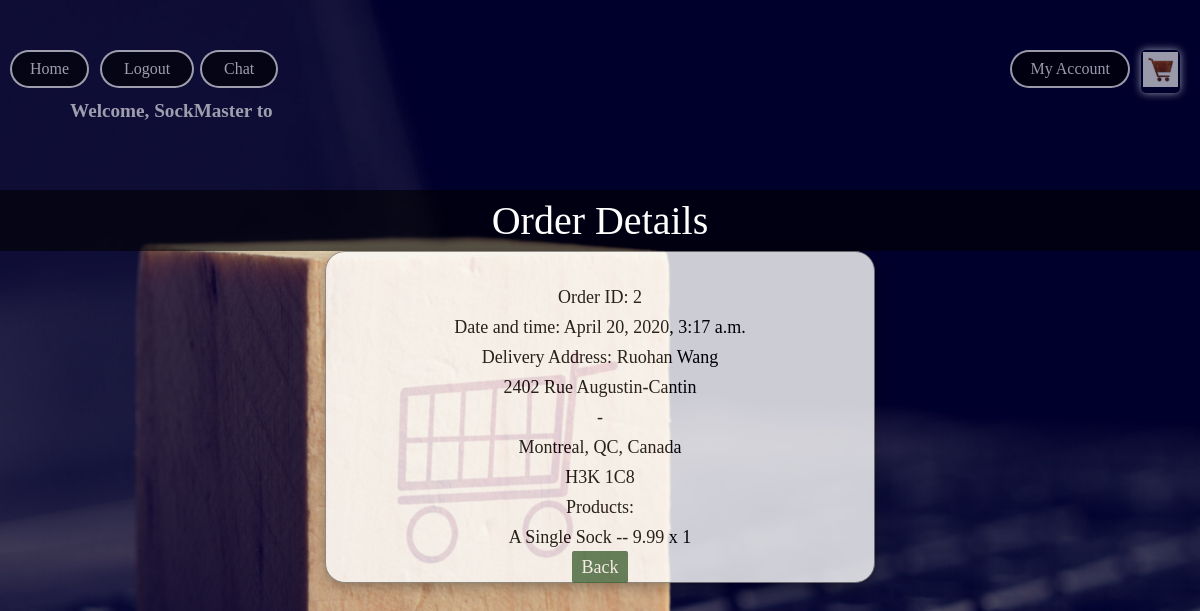
The page /product/order-detail/2/ (signed in) on the database its author committed.
### product/models.py (models this page shows)
class Order(models.Model):
    user = models.ForeignKey(User, on_delete=models.CASCADE)
    datetime = models.DateTimeField(auto_now_add=True)
    products = models.ManyToManyField(ProductPermanent, through='InOrder')
    total_price = models.DecimalField(decimal_places=2, max_digits=20)
    status = models.CharField(choices=[('C', 'Confirmed'),
                                       ('S', 'Shipped'),
                                       ('D', 'Delivered')],
                              max_length=10,
                              default='C')
    address = models.ForeignKey(Address, on_delete=models.SET_NULL, null=True)

class InOrder(models.Model):
    order = models.ForeignKey(Order, on_delete=models.CASCADE, null=True)
    product = models.ForeignKey(ProductPermanent, on_delete=models.CASCADE, null=True)
    quantity = models.IntegerField(default=1)

class ProductPermanent(models.Model):
    name = models.CharField(max_length=100)
    price = models.DecimalField(decimal_places=2, max_digits=20)
    description = models.CharField(max_length=500)
    seller = models.ForeignKey(User, on_delete=models.CASCADE, null=True)
    image = models.FileField(upload_to=get_upload_path, default='settings.MEDIA_ROOT/product_default.png')

### account/models.py (models this page shows)
class Address(models.Model):
    user = models.ForeignKey(User, on_delete=models.CASCADE, null=True)
    line1 = models.CharField(max_length=100)
    line2 = models.CharField(max_length=100)
    postal_code = models.CharField(max_length=7)
    name = models.CharField(max_length=100)
    city = models.CharField(max_length=100)
    province = models.CharField(max_length=100)
    country = models.CharField(max_length=100)

### product/views.py (the view)
# urls.py: path('order-detail/<int:oid>/', views.order_detail, name='order_detail'),
@login_required
def order_detail(request, oid):
    context = {'user': request.user}
    order = Order.objects.get(id=oid)
    context['order'] = order
    inorders = order.inorder_set.all()
    context['inorders'] = inorders
    return render(request, 'product/order_detail.html', context)

### product/templates/product/order_detail.html (shortened to what this page needs)
<!DOCTYPE html>
<html lang="en">
<head>
</head>
<body>
{% extends 'product/navbar.html' %}
{% block content %}
    <div class='center-up'>Order Details</div>
        <div class="this-layout">
    Order ID: {{ order.id }} <br/>
    Date and time: {{ order.datetime }} <br/>
    Delivery Address:
    {{ order.address.name }} <br/>
    {{ order.address.line1 }} <br/>
    {{ order.address.line2 }} <br/>
    {{ order.address.city }}, {{ order.address.province }}, {{ order.address.country }} <br/>
    {{ order.address.postal_code }} <br/>
    Products:<br/>
    {% for i in inorders %}
        {{ i.product.name }} -- {{ i.product.price }} x {{ i.quantity }} <br/>
    {% endfor %}
    <a class="button" href="{% url 'order_history' %}">Back</a>
{% endblock %}

### product/templates/product/navbar.html (shortened to what this page needs)
{% load static %}
<!DOCTYPE html>
<html lang="en">
<head>
    <link rel="stylesheet" type="text/css" href="{% static 'product/style.css' %}"/>
</head>
<body>
<div class="nav">
    <ul>
        {% if user.username %}
            <div class="welcmsg">
                <li><h4>Welcome, {{ user.username }} to</h4></li>
            </div>
            <li><a href="{% url 'index' %}" class="home-btn"><span>Home</span></a></li>
            <li><a href="{% url 'logout' %}" class="top-links"><span>Logout</span></a></li>
        {% else %}
            <li><a href="{% url 'signup' %}" class="signup-btn"><span>Signup</span></a></li>
            <li><a href="{% url 'login' %}" class="top-links"><span>Login</span></a></li>
        {% endif %}
        <li><a href="{% url 'chat_index' %}" class="chat-btn"><span>Chat</span></a></li>
        <li><a href="{% url 'cart' %}" class="cart-btn"><span><img src="{% static 'product/cart.jpg' %}" height="35"
                                                                   width="35"></span></a></li>
        <li class="dropdown">
            <a href="javascript:void(0)" class="drop-btn"><span>My Account</span></a>
        </li>
    </ul>
</div>
<br/>
{% block content %}
{% endblock %}
</body>
</html>

### product/static/product/style.css (style rules this page uses)
* { margin: 0; padding: 0; -moz-box-sizing: border-box; box-sizing: border-box; }
html { height: 100%; }
body { font-family: "Georgia"; background-image: url("back.png"); background-repeat: no-repeat; background-size: cover; height: 100%; overflow-y: scroll; overflow-x: hidden; max-width: 100%; }
.nav ul { display: inline-flex; margin: 50px; }
.nav ul li { opacity: 0.6; transition: 0.3s; list-style: none; margin: 0 20px; color: white; cursor: pointer; }
.home-btn { left: 10px; display: inline; position: fixed; text-decoration: none; color: white; border: 2px solid transparent; border-radius: 20px; background-image: linear-gradient(#000000, #000000), radial-gradient(circle at top left, white, white); background-origin: border-box; background-clip: content-box,border-box; }
.home-btn span { display: block; padding: 8px 18px; }
.top-links { left: 100px; display: inline; position: fixed; text-decoration: none; color: white; border: 2px solid transparent; border-radius: 20px; background-image: linear-gradient(#000000, #000000), radial-gradient(circle at top left, white, white); background-origin: border-box; background-clip: content-box,border-box; }
.top-links span { display: block; padding: 8px 22px; }
.cart-btn { right: 20px; display: inline; position: fixed; border: 2px solid transparent; box-shadow: 0px 0px 8px #ffffff; border-radius: 5px; }
.drop-btn { right: 70px; display: inline; position: fixed; color: white; text-align: center; padding: 0px 0px; text-decoration: none; border: 2px solid transparent; border-radius: 20px; background-image: linear-gradient(#000000, #000000), radial-gradient(circle at top left, white, white); background-origin: border-box; background-clip: content-box,border-box; }
.drop-btn span { display: block; padding: 8px 18px; }
li.dropdown { display: inline-block; right: 200px; }
.welcmsg { font-size: larger; padding-top: 50px; display: inline; }
.center-up { font-family: Verdana; background: rgba(0, 0, 0, 0.6); color: white; font-size: 40px; padding-top: 7px; padding-bottom: 7px; text-align: center; bottom: 40px; }
.button { border-radius: 2px; text-decoration: none; background-color: #215223; color: white; padding: 6px 10px; margin: 8px 0; border: none; cursor: pointer; width: 50%; opacity: 0.8; }
.chat-btn { left: 200px; display: inline; position: fixed; text-decoration: none; color: white; border: 2px solid transparent; border-radius: 20px; background-image: linear-gradient(#000000, #000000), radial-gradient(circle at top left, white, white); background-origin: border-box; background-clip: content-box,border-box; }
.chat-btn span { display: block; padding: 8px 22px; }

### product/templates/product/order_detail.html (style rules this page uses)
.this-layout { border: 2px solid transparent; border-radius: 20px; font-family: "Georgia"; box-shadow: 0 4px 8px 0 rgba(0, 0, 0, 0.2), 0 6px 20px 0 rgba(0, 0, 0, 0.19); text-align: center; font-size: large; border: 1px solid grey; top: 0; background-color: #ffffff; padding-top: 30px; margin: 0 auto; width:550px; height: auto; opacity: 0.8; line-height: 30px; }

### rows shown on the page
Order: id "2", datetime "April 20, 2020, 3:17 a.m.", address.name "Ruohan Wang", address.line1 "2402 Rue Augustin-Cantin", address.line2 "-", address.city "Montreal", address.province "QC", address.country "Canada", address.postal_code "H3K 1C8"
InOrder: product.name "A Single Sock", product.price "9.99", quantity "1"

### other values the page prints
{{ user.username }} "SockMaster"
